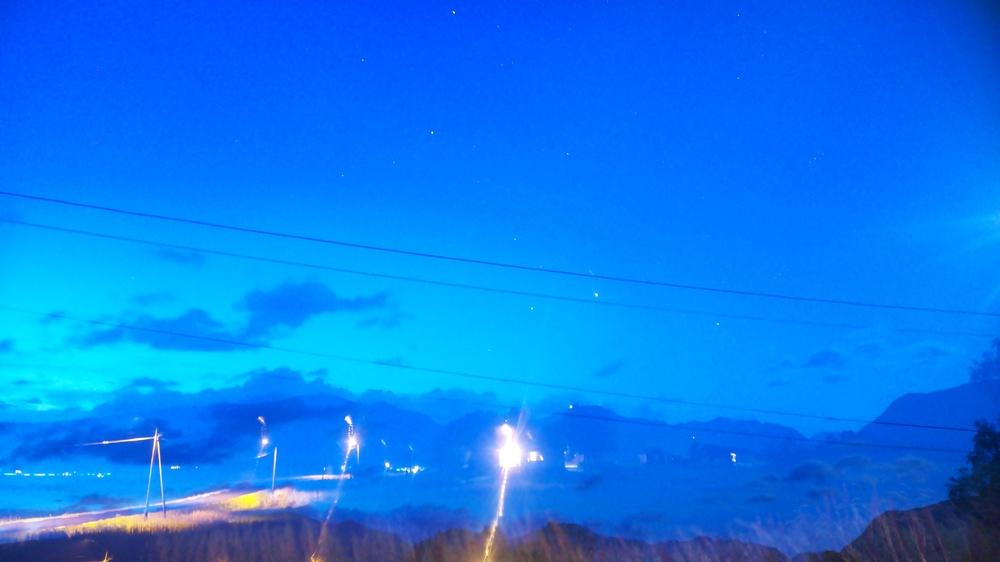
#> input picture overlay/test_1.jpg, 1000 x 562 px, shrunk from 3840 x 2160 before the run
$ python light_meter.py ../../overlay/test_1.jpg
#> lines starting #> are read from the running program, lines starting #| are printed output that depends on the picture; long printed decimals are rounded
from PIL import Image
import numpy as np

def calculate_light_level(image_path):
    """
    Calculates the average brightness of an image.

    Parameters:
        image_path (str): Path to the image file.

    Returns:
        float: A value representing the average brightness of the image.
    """
#> called with image_path = '../../overlay/test_1.jpg'
    # Open the image
    with Image.open(image_path) as img:
        # Convert the image to grayscale
#> img is the input picture: PIL image 1000x562 RGB; mean R, G, B 10.2, 122, 237.6
        grayscale_img = img.convert("L")
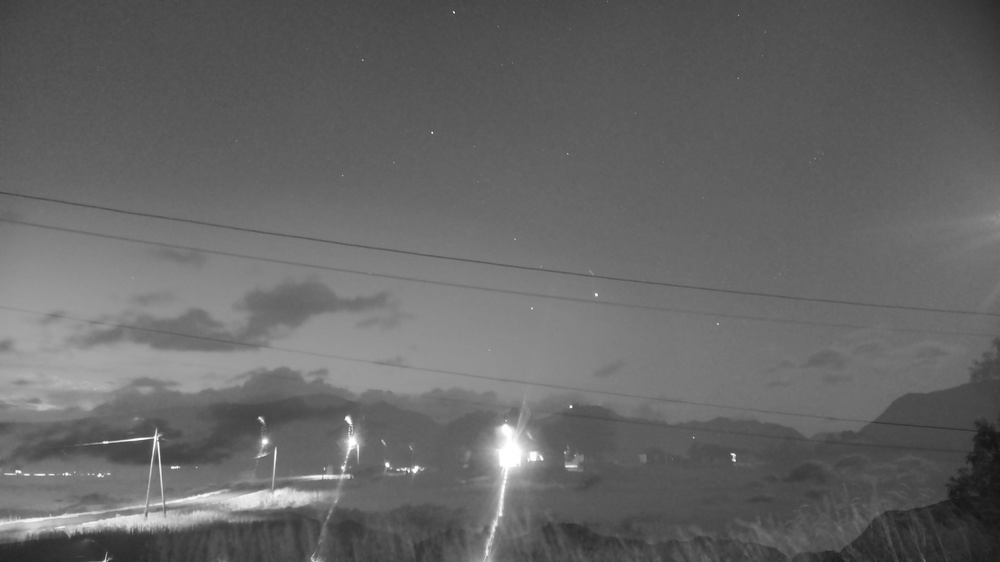
#> grayscale_img: PIL image 1000x562 L; min 20, max 255, mean 101.7
        # Convert the image data to a numpy array
        image_array = np.array(grayscale_img)
        # Calculate the mean brightness
        light_level = np.mean(image_array)
#> light_level = 101.7

    return light_level

if __name__ == "__main__":
    import sys
    if len(sys.argv) != 2:
        print("Usage: python light_meter.py <image_path>")
        sys.exit(1)

    image_path = sys.argv[1]
    light_level = calculate_light_level(image_path)
#> light_level = 101.7
    print(f"The average light level in the image is: {light_level}")
#| The average light level in the image is: 101.705
